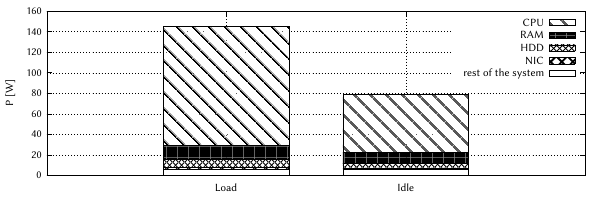

Source code (gnuplot):
cd 'D:\Desktop\BA_Arbeit\thesis\pix\systemconsumption'

set output "systemconsumption.pdf"
set terminal pdfcairo mono size 6,2 font "Linux Biolinum"

set ylabel "P [W]" 
set grid

set style data histograms
set style histogram rowstacked
 
set style fill pattern border lt -1
set boxwidth 0.7

set key invert

#plot 'data.txt' using 2:xtic(1) ti col, '' u 3 ti col, '' u 4 ti col, '' u 5 ti col, '' u 6 ti col
plot for [COL=2:6] 'data.txt' using COL:xtic(1) ti col